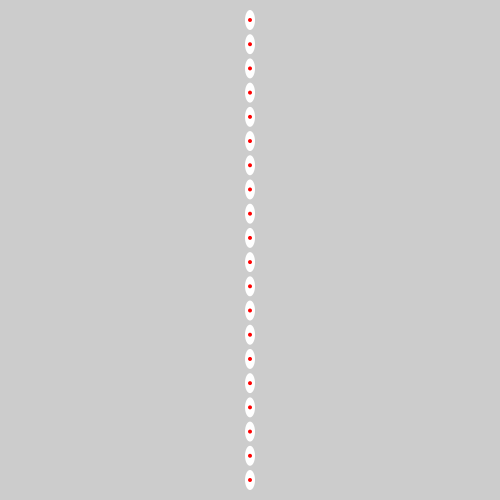
Frame 1 (no input)
Frame 60 (the mouse pressed at the canvas centre just before this capture): identical to frame 1, image omitted
Frame 120 (the mouse held since frame 60 and released just before this capture): identical to frame 1, image omitted

The Processing sketch that drew this single still picture (run headless with seeded random() and noise(); from frame 60 on, the mouse is pressed at the canvas centre):

// Processing sketch: mimosa
// ── mimosa.pde
class leaf {
  // fields
  float pivotX, pivotY;
  float baseAngle;
  float rotation;
  float w, h;

  leaf(float px, float py) {
    pivotX = px;
    pivotY = py;
    baseAngle = 0;
    rotation = 0;
    w = 10;
    h = 20;
  }

  // methods
  void display() {
    noStroke();
    
    fill(255);
    ellipse(pivotX, pivotY, w, h);
    
    fill(255, 0, 0);
    ellipse(pivotX, pivotY, 4, 4);
  }
}

leaf[] leaves = new leaf[20];

void setup() {
  size(500, 500);
  
  for(int i = 0; i < leaves.length; i++) {
    leaves[i] = new leaf(width / 2, map(i, 0, leaves.length - 1, 20, height - 20));

    leaves[i].display();
  }
}

void draw() {
}

void mousePressed() {
}
